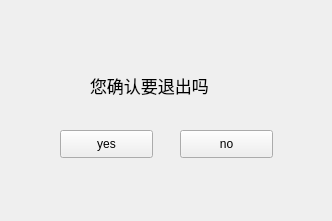
<?xml version="1.0" encoding="UTF-8"?>
<ui version="4.0">
 <class>Form</class>
 <widget class="QWidget" name="Form">
  <property name="geometry">
   <rect>
    <x>0</x>
    <y>0</y>
    <width>332</width>
    <height>221</height>
   </rect>
  </property>
  <property name="windowTitle">
   <string>Form</string>
  </property>
  <widget class="QLabel" name="label">
   <property name="geometry">
    <rect>
     <x>90</x>
     <y>60</y>
     <width>161</width>
     <height>51</height>
    </rect>
   </property>
   <property name="font">
    <font>
     <pointsize>13</pointsize>
    </font>
   </property>
   <property name="text">
    <string>您确认要退出吗</string>
   </property>
  </widget>
  <widget class="QPushButton" name="pb1">
   <property name="geometry">
    <rect>
     <x>60</x>
     <y>130</y>
     <width>93</width>
     <height>28</height>
    </rect>
   </property>
   <property name="text">
    <string>yes</string>
   </property>
  </widget>
  <widget class="QPushButton" name="pb2">
   <property name="geometry">
    <rect>
     <x>180</x>
     <y>130</y>
     <width>93</width>
     <height>28</height>
    </rect>
   </property>
   <property name="text">
    <string>no</string>
   </property>
  </widget>
 </widget>
 <resources/>
 <connections/>
</ui>
